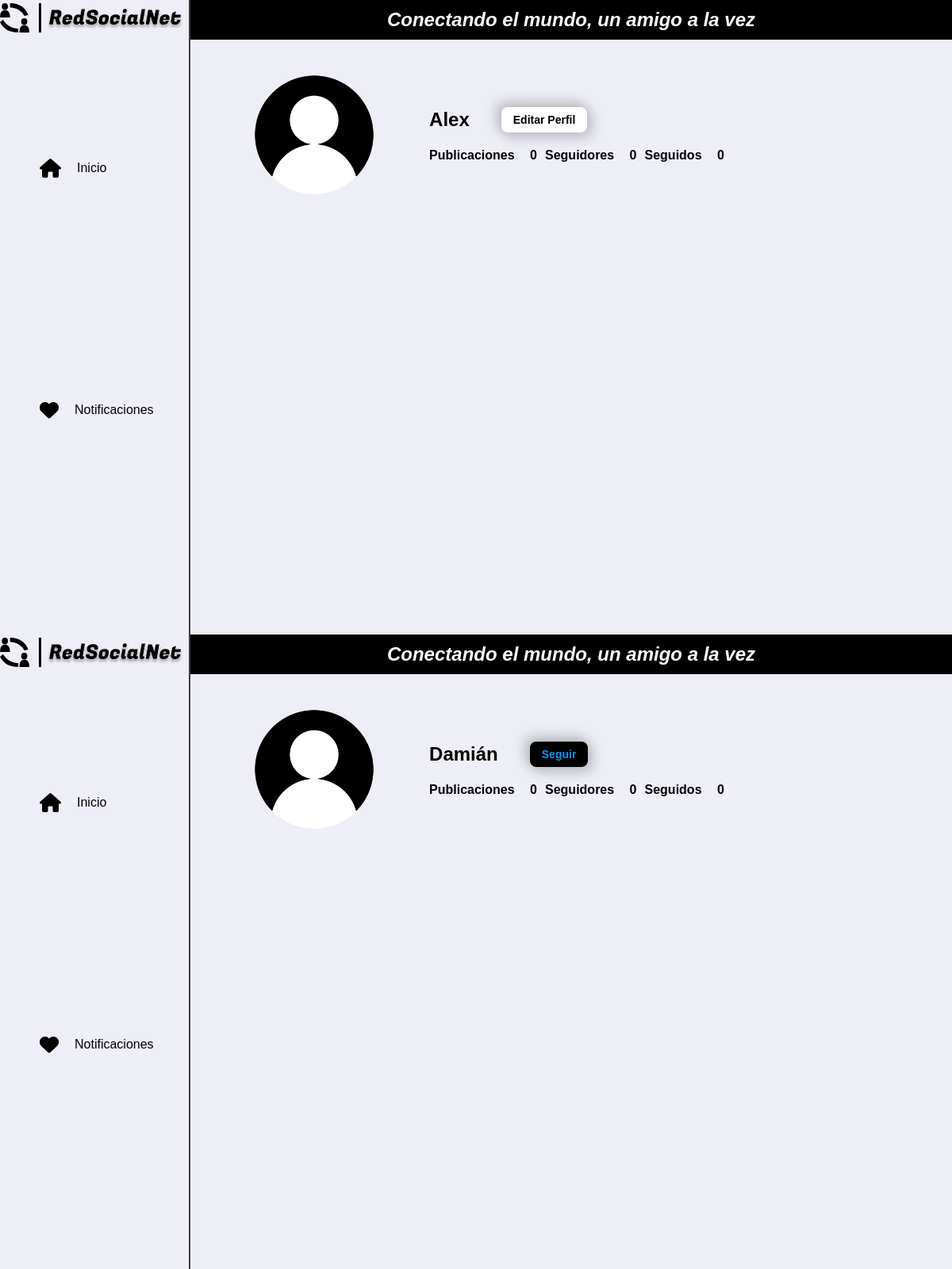
/Vistas/perfiles.php?id=4 (signed in), run on the app's committed database.
### tables this page shows
CREATE TABLE `perfiles` (
  `perfil_id` int(200) NOT NULL,
  `usuario_id` int(200) NOT NULL,
  `name` varchar(200) NOT NULL,
  `last_name` varchar(200) NOT NULL,
  `date_of_birth` date NOT NULL,
  `country` varchar(200) NOT NULL,
  `city` varchar(200) NOT NULL,
  `imagen_perfil` text NOT NULL
);

### Vistas/perfiles.php (the view, shortened to what the rows shown need)
<?php
require_once('../Clases/perfil.php');
require_once('../Clases/publicacion.php');
if (isset($_GET['id'])) {
    $profile_id = $_GET['id'];
    $perfil = new Perfil();
    $userData_P = $perfil->obtenerDatosUsuarioPublico($profile_id);
    $user_name_p = $userData_P['name'];
    $user_image_p = $userData_P['imagen_perfil'];
} else {
    echo "Hubo un error, inténtelo de nuevo";
}
?>
<!DOCTYPE html>
<html lang="en">
<head>
    <link rel="stylesheet" href="https://cdnjs.cloudflare.com/ajax/libs/font-awesome/6.4.2/css/all.min.css"
 />
    <link rel="stylesheet" href="../Css/perfil.css">
</head>
<body>
    <div class="grid-container">
        <header class="header">
            <div class="header__slogan">
                <h2>Conectando el mundo, un amigo a la vez</h2>
            </div>
        </header>
        <main class="main">
            <div class="main-cardUser">
                <div class="userInfo__imgProfile"><img src="<?php echo $user_image_p; ?>" alt="profile"></div>
                <div class="main-cardUser__info">
                    <div class="info_userInfo">
                        <div class="info-name">
                            <h2>
                                <?php echo $user_name_p; ?>
                            </h2>
                        </div>
                    </div>
                </div>
            </div>
    </div>
</body>
</html>

### Vistas/perfil.php (shortened to what the rows shown need)
<?php
require_once('../Clases/perfil.php');
require_once('../Clases/publicacion.php');
$perfil = new Perfil();
$userData = $perfil->obtenerDatosUsuario();
$user_name = $userData['name'];
$user_image = $userData['imagen_perfil'];
$publicacion = new Publicacion();
$newpublishingHTML = $publicacion->crearPublicacion();
?>
<!DOCTYPE html>
<html lang="en">
<head>
    <link rel="stylesheet" href="https://cdnjs.cloudflare.com/ajax/libs/font-awesome/6.4.2/css/all.min.css"
 />
    <link rel="stylesheet" href="../Css/perfil.css">
</head>
<body>
    <div class="grid-container">
        <header class="header">
            <div class="header__slogan">
                <h2>Conectando el mundo, un amigo a la vez</h2>
            </div>
        </header>
        <main class="main">
            <div class="main-cardUser">
                <div class="userInfo__imgProfile"><img src="<?php echo $user_image; ?>" alt="profile"></div>
                <div class="main-cardUser__info">
                    <div class="info_userInfo">
                        <div class="info-name">
                            <h2>
                                <?php echo $user_name; ?>
                            </h2>
                        </div>
                    </div>
                </div>
            </div>
        </main>
    </div>
</body>
</html>

### data on the page
perfiles: imagen_perfil (picture), name "Alex"
perfiles: imagen_perfil (picture), name "Damián"

### other printed values
$total_publicaciones "0"
$totalFollowers "0"
$totalFollowings "0"
$total_publicaciones_p "0"
$totalFollowers_p "0"
$totalFollowings_p "0"
